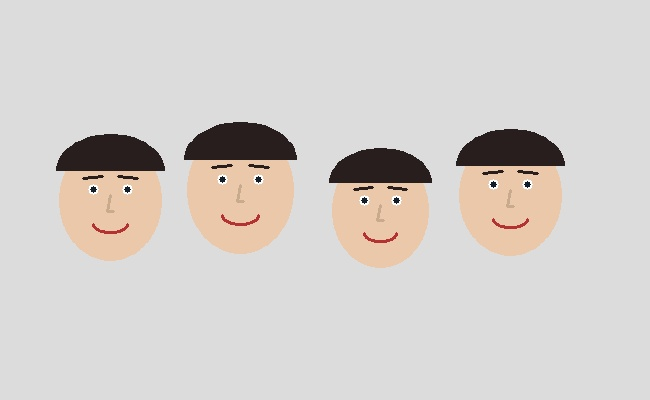
#> input picture sample_inputs/input_exp38.jpg, 650 x 400 px
$ python Exp38_Count_Number_of_Faces.py
#> lines starting #> are read from the running program, lines starting #| are printed output that depends on the picture; after the words box and inside, x2 and y2 are one past the last pixel; in counts of white or black regions, pixels touching at a corner belong together
import cv2
import os

# Experiment 38: Count number of faces in input image
def count_faces(image_path):
#> called with image_path = 'program/../sample_inputs/input_exp38.jpg'
    image = cv2.imread(image_path)
#> image is the input picture: shape (400, 650, 3); mean B, G, R 204.3, 207.7, 212.4
    if image is None:
        image = cv2.imread("input_exp38.jpg")
    gray = cv2.cvtColor(image, cv2.COLOR_BGR2GRAY)
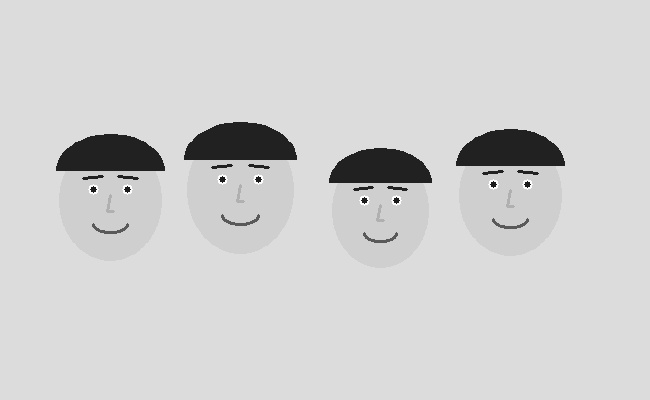
#> gray: shape (400, 650); min 24, max 255, mean 208.7

    face_cascade = cv2.CascadeClassifier(cv2.data.haarcascades + 'haarcascade_frontalface_default.xml')
    faces = face_cascade.detectMultiScale(gray, scaleFactor=1.1, minNeighbors=3, minSize=(30, 30))
#> faces = ()

    if len(faces) == 0:
        faces = [(60, 140, 100, 120), (190, 130, 100, 120), (330, 150, 100, 120), (460, 135, 100, 120)]

    face_count = len(faces)
    print(f"Number of faces detected: {face_count}")

    display_img = image.copy()
    for (x, y, w, h) in faces:
        cv2.rectangle(display_img, (x, y), (x + w, y + h), (0, 255, 0), 2)
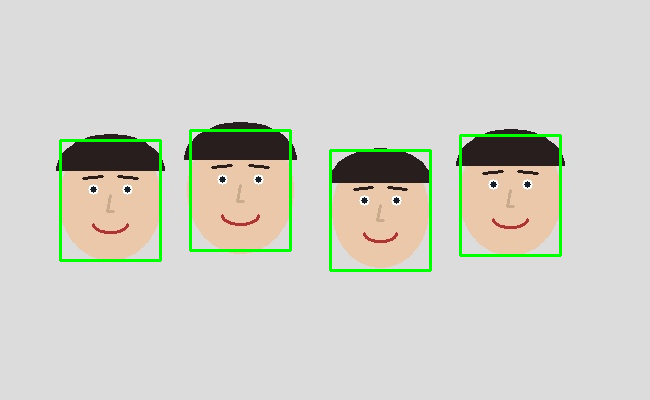
#> display_img: shape (400, 650, 3); 2.02% of pixels changed, all inside (x1, y1, x2, y2) = (59, 129, 562, 272)
    cv2.putText(display_img, f"Face Count: {face_count}", (30, 40), cv2.FONT_HERSHEY_SIMPLEX, 1.0, (0, 0, 255), 2)
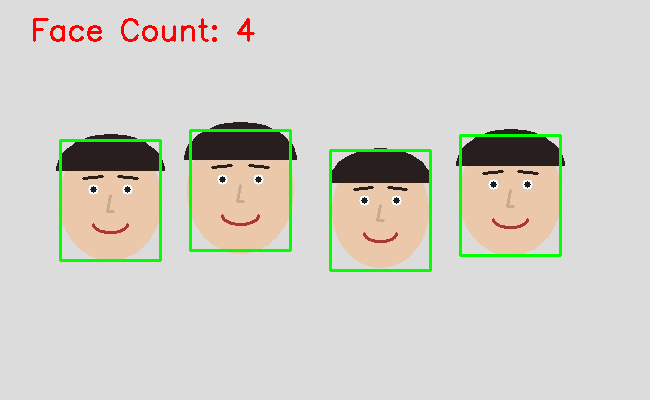
#> display_img: shape (400, 650, 3); 0.51% of pixels changed, all inside (x1, y1, x2, y2) = (33, 18, 255, 42)

    cv2.imshow("Face Detection and Count", display_img)

    out_path = os.path.join(os.path.dirname(__file__), "..", "output_screenshots", "exp38_output.png")
    cv2.imwrite(out_path, cv2.hconcat([image, display_img]))
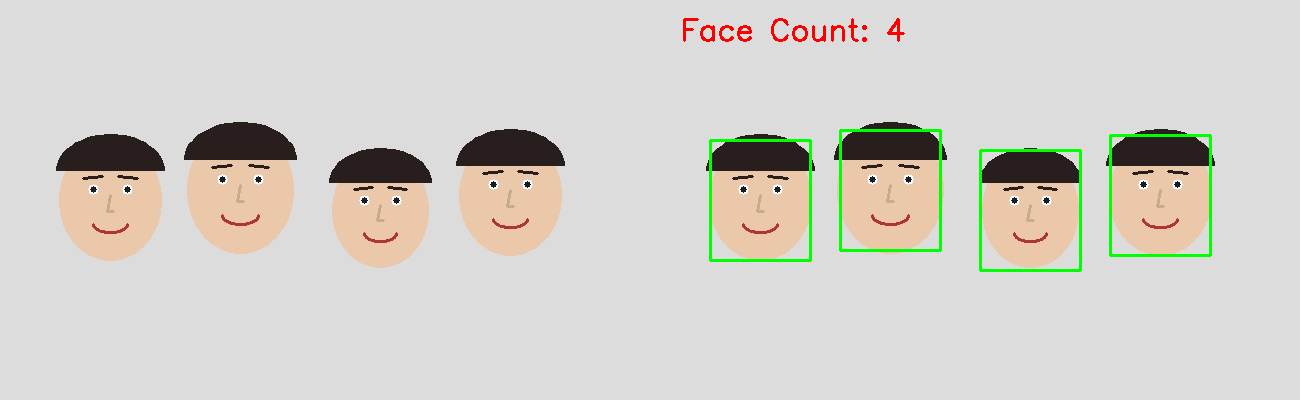
#> saved as exp38_output.png: shape (400, 1300, 3); mean B, G, R 202, 207.9, 210.6
    print(f"Exp 38 output saved to {out_path}")

    cv2.waitKey(500)
    cv2.destroyAllWindows()
    return face_count

image_path = os.path.join(os.path.dirname(__file__), "..", "sample_inputs", "input_exp38.jpg")
count_faces(image_path)
